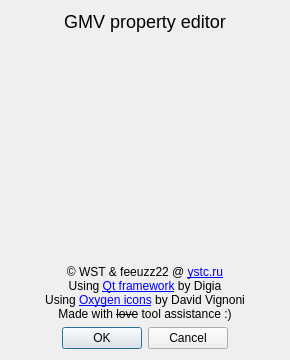
<?xml version="1.0" encoding="UTF-8"?>
<ui version="4.0">
 <class>About</class>
 <widget class="QDialog" name="About">
  <property name="geometry">
   <rect>
    <x>0</x>
    <y>0</y>
    <width>290</width>
    <height>360</height>
   </rect>
  </property>
  <property name="sizePolicy">
   <sizepolicy hsizetype="Fixed" vsizetype="Fixed">
    <horstretch>0</horstretch>
    <verstretch>0</verstretch>
   </sizepolicy>
  </property>
  <property name="minimumSize">
   <size>
    <width>290</width>
    <height>360</height>
   </size>
  </property>
  <property name="maximumSize">
   <size>
    <width>290</width>
    <height>360</height>
   </size>
  </property>
  <property name="windowTitle">
   <string>GMV property editor</string>
  </property>
  <property name="windowIcon">
   <iconset resource="res/resources.qrc">
    <normaloff>:/logo_16.png</normaloff>:/logo_16.png</iconset>
  </property>
  <layout class="QVBoxLayout" name="verticalLayout">
   <item>
    <widget class="QLabel" name="label">
     <property name="styleSheet">
      <string notr="true">font-size: 18px;</string>
     </property>
     <property name="text">
      <string>GMV property editor</string>
     </property>
     <property name="textFormat">
      <enum>Qt::RichText</enum>
     </property>
     <property name="alignment">
      <set>Qt::AlignCenter</set>
     </property>
    </widget>
   </item>
   <item>
    <spacer name="verticalSpacer_2">
     <property name="orientation">
      <enum>Qt::Vertical</enum>
     </property>
     <property name="sizeHint" stdset="0">
      <size>
       <width>20</width>
       <height>40</height>
      </size>
     </property>
    </spacer>
   </item>
   <item>
    <widget class="QLabel" name="label_3">
     <property name="toolTip">
      <string>:3</string>
     </property>
     <property name="text">
      <string/>
     </property>
     <property name="pixmap">
      <pixmap resource="res/resources.qrc">:/amy_sonicx_heart.png</pixmap>
     </property>
     <property name="alignment">
      <set>Qt::AlignCenter</set>
     </property>
    </widget>
   </item>
   <item>
    <spacer name="verticalSpacer">
     <property name="orientation">
      <enum>Qt::Vertical</enum>
     </property>
     <property name="sizeHint" stdset="0">
      <size>
       <width>20</width>
       <height>40</height>
      </size>
     </property>
    </spacer>
   </item>
   <item>
    <widget class="QLabel" name="label_2">
     <property name="text">
      <string>&lt;p&gt;© WST &amp;amp; feeuzz22 @  &lt;a href=&quot;http://ystc.ru&quot;&gt;ystc.ru&lt;/a&gt;&lt;br /&gt;Using &lt;a href=&quot;http://qt-project.org&quot;&gt;Qt framework&lt;/a&gt; by Digia&lt;br /&gt;Using &lt;a href=&quot;http://www.oxygen-icons.org/&quot;&gt;Oxygen icons&lt;/a&gt; by David Vignoni&lt;br /&gt;Made with &lt;s&gt;love&lt;/s&gt; tool assistance :)&lt;/p&gt;</string>
     </property>
     <property name="scaledContents">
      <bool>false</bool>
     </property>
     <property name="alignment">
      <set>Qt::AlignCenter</set>
     </property>
     <property name="openExternalLinks">
      <bool>true</bool>
     </property>
    </widget>
   </item>
   <item>
    <layout class="QHBoxLayout" name="horizontalLayout">
     <item>
      <widget class="QDialogButtonBox" name="buttonBox">
       <property name="orientation">
        <enum>Qt::Horizontal</enum>
       </property>
       <property name="standardButtons">
        <set>QDialogButtonBox::Cancel|QDialogButtonBox::Ok</set>
       </property>
       <property name="centerButtons">
        <bool>true</bool>
       </property>
      </widget>
     </item>
    </layout>
   </item>
  </layout>
 </widget>
 <resources>
  <include location="res/resources.qrc"/>
 </resources>
 <connections>
  <connection>
   <sender>buttonBox</sender>
   <signal>accepted()</signal>
   <receiver>About</receiver>
   <slot>accept()</slot>
   <hints>
    <hint type="sourcelabel">
     <x>248</x>
     <y>254</y>
    </hint>
    <hint type="destinationlabel">
     <x>157</x>
     <y>274</y>
    </hint>
   </hints>
  </connection>
  <connection>
   <sender>buttonBox</sender>
   <signal>rejected()</signal>
   <receiver>About</receiver>
   <slot>reject()</slot>
   <hints>
    <hint type="sourcelabel">
     <x>316</x>
     <y>260</y>
    </hint>
    <hint type="destinationlabel">
     <x>286</x>
     <y>274</y>
    </hint>
   </hints>
  </connection>
 </connections>
</ui>
